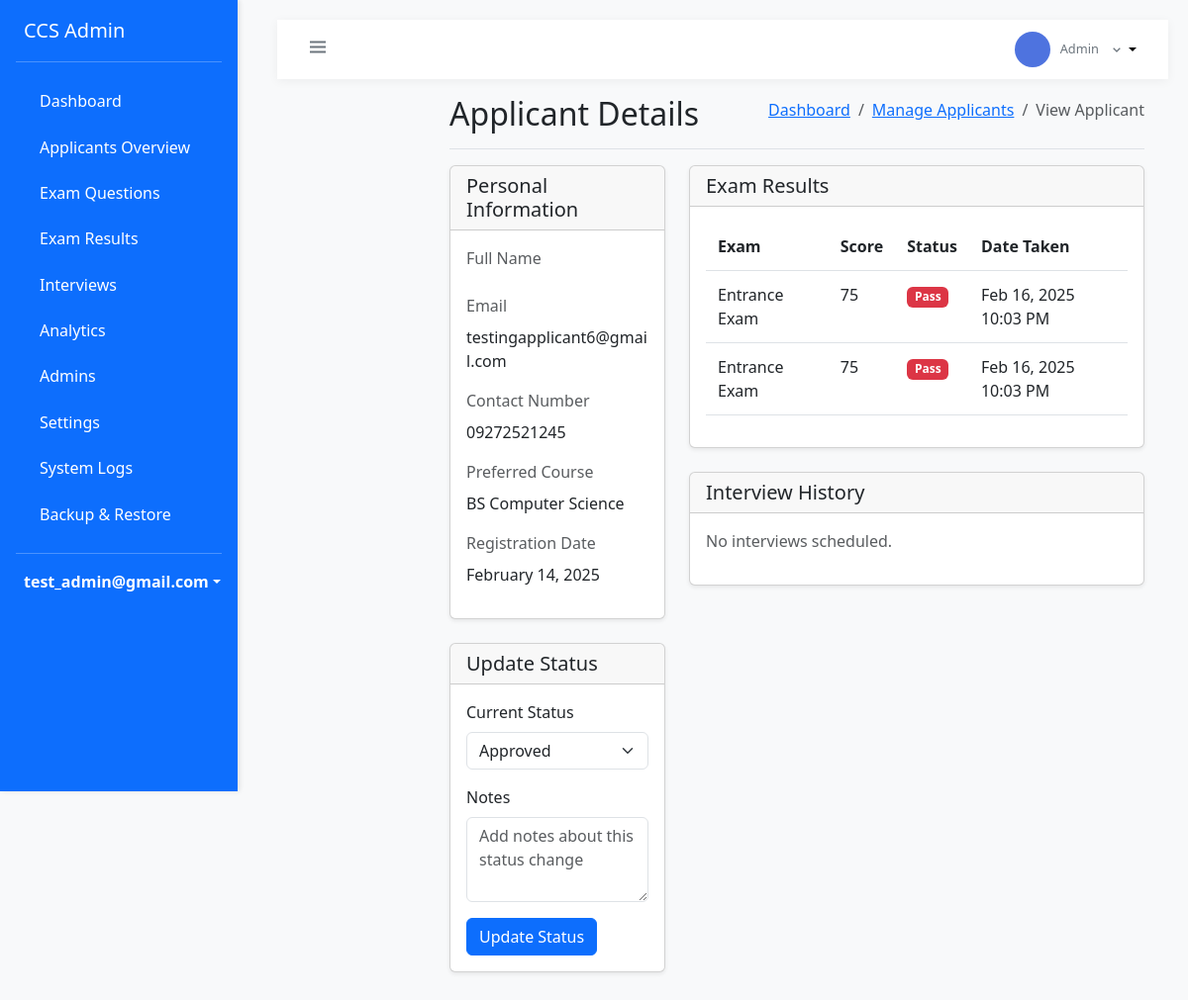
Page /admin/view_applicant.php?id=14 (signed in) on the committed database.
### tables this page shows
CREATE TABLE `users` (
  `id` int(11) NOT NULL,
  `email` varchar(255) NOT NULL,
  `password` varchar(255) NOT NULL,
  `first_name` varchar(100) NOT NULL,
  `last_name` varchar(100) NOT NULL,
  `role` enum('super_admin','admin','applicant') NOT NULL,
  `status` enum('active','inactive','pending','approved','rejected') DEFAULT 'pending',
  `created_at` timestamp NOT NULL DEFAULT current_timestamp(),
  `updated_at` timestamp NOT NULL DEFAULT current_timestamp() ON UPDATE current_timestamp(),
  `updated_by` int(11) DEFAULT NULL
);

CREATE TABLE `applicants` (
  `id` int(11) NOT NULL,
  `user_id` int(11) NOT NULL,
  `applicant_number` varchar(50) NOT NULL,
  `first_name` varchar(100) NOT NULL,
  `middle_name` varchar(100) DEFAULT NULL,
  `last_name` varchar(100) NOT NULL,
  `contact_number` varchar(20) NOT NULL,
  `address` text NOT NULL,
  `birth_date` date NOT NULL,
  `school` varchar(255) NOT NULL,
  `course` enum('BSCS','BSIT') NOT NULL,
  `year_level` enum('1st Year','2nd Year','3rd Year','4th Year','5th Year','Graduate') NOT NULL,
  `progress_status` enum('registered','part1_pending','part1_completed','part2_pending','part2_completed','interview_pending','interview_completed','passed','failed') NOT NULL DEFAULT 'registered',
  `created_at` timestamp NOT NULL DEFAULT current_timestamp(),
  `updated_at` timestamp NOT NULL DEFAULT current_timestamp() ON UPDATE current_timestamp(),
  `application_status_id` int(11) DEFAULT NULL,
  `exam_status_id` int(11) DEFAULT NULL,
  `preferred_course` varchar(255) NOT NULL
);

CREATE TABLE `exam_results` (
  `id` int(11) NOT NULL,
  `applicant_id` int(11) NOT NULL,
  `exam_id` int(11) NOT NULL,
  `score` int(11) NOT NULL,
  `passing_score` int(11) NOT NULL,
  `status` enum('pass','fail') NOT NULL,
  `started_at` datetime DEFAULT NULL,
  `completed_at` timestamp NOT NULL DEFAULT current_timestamp(),
  `completion_time` int(11) DEFAULT NULL,
  `created_at` datetime DEFAULT current_timestamp()
);

CREATE TABLE `exams` (
  `id` int(11) NOT NULL,
  `title` varchar(255) NOT NULL,
  `description` text DEFAULT NULL,
  `type` enum('mcq','coding') NOT NULL,
  `part` enum('1','2') NOT NULL,
  `duration_minutes` int(11) NOT NULL,
  `passing_score` int(11) NOT NULL,
  `status` enum('draft','published','archived') NOT NULL DEFAULT 'draft',
  `created_by` int(11) NOT NULL,
  `created_at` timestamp NOT NULL DEFAULT current_timestamp(),
  `updated_at` timestamp NOT NULL DEFAULT current_timestamp() ON UPDATE current_timestamp(),
  `instructions` text DEFAULT NULL
);

### admin/view_applicant.php (the view, shortened to what the rows shown need)
<?php
require_once '../classes/Auth.php';
require_once '../config/database.php';
require_once './includes/layout.php';
$auth = new Auth();
$db = Database::getInstance();
$conn = $db->getConnection();
$applicant_id = isset($_GET['id']) ? (int)$_GET['id'] : 0;
try {
    $stmt = $conn->prepare("
    SELECT u.*, a.contact_number, a.preferred_course
    FROM users u
    JOIN applicants a ON u.id = a.user_id
    WHERE u.id = ? AND u.role = 'applicant'
");
$stmt->execute([$applicant_id]);
$applicant = $stmt->fetch();
    $stmt = $conn->prepare("
    SELECT er.*, e.title AS exam_title
    FROM exam_results er
    JOIN exams e ON er.exam_id = e.id
    WHERE er.applicant_id = ?  -- ✅ Correct column name
    ORDER BY er.created_at DESC
");
$stmt->execute([$applicant_id]);
$exam_results = $stmt->fetchAll();
} catch (Exception $e) {
    error_log("Error in view_applicant.php: " . $e->getMessage());
    $error = "An error occurred while fetching applicant details.";
}
admin_header('View Applicant');
?>
<div class="container-fluid">
    <div class="row">
        <?php include_once './includes/sidebar.php'; ?>
        <main class="col-md-9 ms-sm-auto col-lg-10 px-md-4">
            <div class="d-flex justify-content-between flex-wrap flex-md-nowrap align-items-center pt-3 pb-2 mb-3 border-bottom">
                <h1 class="h2">Applicant Details</h1>
            </div>
            <div class="row">
                <div class="col-md-4">
                    <div class="card mb-4">
                        <div class="card-body">
                            <div class="mb-3">
                                <label class="form-label text-muted">Email</label>
                                <p><?php echo htmlspecialchars($applicant['email']); ?></p>
                            </div>
                            <div class="mb-3">
                                <label class="form-label text-muted">Contact Number</label>
                                <p><?php echo htmlspecialchars($applicant['contact_number'] ?? 'NULL'); ?></p>
                            </div>
                            <div class="mb-3">
                                <label class="form-label text-muted">Preferred Course</label>
                                <p><?php echo htmlspecialchars($applicant['preferred_course'] ?? 'N/A'); ?></p>
                            </div>
                            <div class="mb-3">
                                <label class="form-label text-muted">Registration Date</label>
                                <p><?php echo date('F d, Y', strtotime($applicant['created_at'])); ?></p>
                            </div>
                        </div>
                    </div>
                    <div class="card">
                        <div class="card-body">
                            <form method="POST">
                                <div class="mb-3">
                                    <label for="status" class="form-label">Current Status</label>
                                    <select class="form-select" id="status" name="status" required>
                                        <option value="approved" <?php echo $applicant['status'] === 'approved' ? 'selected' : ''; ?>>Approved</option>
                                    </select>
                                </div>
                            </form>
                        </div>
                    </div>
                </div>
                <div class="col-md-8">
                    <div class="card mb-4">
                        <div class="card-body">
                            <?php if (empty($exam_results)): ?>
                                <p class="text-muted">No exam results found.</p>
                            <?php else: ?>
                                <div class="table-responsive">
                                    <table class="table table-hover">
                                        <thead>
                                            <tr>
                                                <th>Exam</th>
                                                <th>Score</th>
                                                <th>Status</th>
                                                <th>Date Taken</th>
                                            </tr>
                                        </thead>
                                        <tbody>
                                            <?php foreach ($exam_results as $result): ?>
                                                <tr>
                                                    <td><?php echo htmlspecialchars($result['exam_title']); ?></td>
                                                    <td><?php echo htmlspecialchars($result['score']); ?></td>
                                                    <td>
                                                        <span class="badge bg-<?php echo $result['status'] === 'passed' ? 'success' : 'danger'; ?>">
                                                            <?php echo ucfirst($result['status']); ?>
                                                        </span>
                                                    </td>
                                                    <td><?php echo date('M d, Y h:i A', strtotime($result['created_at'])); ?></td>
                                                </tr>
                                            <?php endforeach; ?>
                                        </tbody>
                                    </table>
                                </div>
                            <?php endif; ?>
                        </div>
                    </div>
                </div>
            </div>
        </main>
    </div>
</div>
<?php admin_footer(); ?>

### admin/includes/layout.php (shortened to what the rows shown need)
<?php
require_once __DIR__ . '/../../classes/Auth.php';
function admin_header($title = '') {
?>
<!DOCTYPE html>
<html lang="en">
<head>
    <link href="https://cdn.jsdelivr.net/npm/bootstrap@5.3.0/dist/css/bootstrap.min.css" rel="stylesheet">
    <link href='https://unpkg.com/boxicons@2.1.4/css/boxicons.min.css' rel='stylesheet'>
    <link href="https://cdn.jsdelivr.net/npm/metismenu/dist/metisMenu.min.css" rel="stylesheet">
</head>
<body>
    <div class="wrapper">
        <?php include 'sidebar.php'; ?>
        <div class="page-content-wrapper">
            <nav class="top-navbar">
                <div class="user-profile dropdown">
                    <button class="user-profile-btn dropdown-toggle" type="button" data-bs-toggle="dropdown" aria-expanded="false">
                        <div class="user-info">
                            <p class="user-role"><?php echo ucfirst($user['role']); ?></p>
                        </div>
                    </button>
                </div>
            </nav>
            <div class="content-wrapper">
<?php
}
function admin_footer() {
?>
            </div>
        </div>
    </div>
</body>
</html>
<?php } ?>

### admin/includes/sidebar.php (shortened to what the rows shown need)
<?php
require_once __DIR__ . '/../../classes/Auth.php';
global $auth;
$user = $auth->getCurrentUser();
?>
<nav class="sidebar bg-primary">
    <div class="d-flex flex-column">
        <div class="dropdown pb-3">
            <a href="#" class="d-flex align-items-center text-white text-decoration-none dropdown-toggle" id="dropdownUser" data-bs-toggle="dropdown" aria-expanded="false">
                <strong><?php echo htmlspecialchars($user['email']); ?></strong>
            </a>
        </div>
    </div>
</nav>

### rows in the picture
users: email "test_admin@gmail.com", role "Admin"
applicants: user.email "testingapplicant6@gmail.com", contact_number "09272521245", preferred_course "BS Computer Science", user.created_at "February 14, 2025"
users: status "Approved"
exam_results: exam.title "Entrance Exam", score "75", status "Pass", created_at "Feb 16, 2025 10:03 PM"
exam_results: exam.title "Entrance Exam", score "75", status "Pass", created_at "Feb 16, 2025 10:03 PM"
